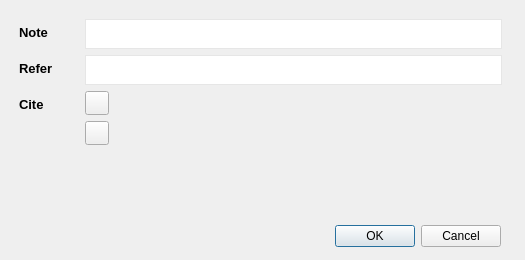
<?xml version="1.0" encoding="UTF-8"?>
<ui version="4.0">
 <class>Dialog</class>
 <widget class="QDialog" name="Dialog">
  <property name="geometry">
   <rect>
    <x>0</x>
    <y>0</y>
    <width>525</width>
    <height>260</height>
   </rect>
  </property>
  <property name="windowTitle">
   <string>Dialog</string>
  </property>
  <widget class="QDialogButtonBox" name="buttonBox">
   <property name="geometry">
    <rect>
     <x>160</x>
     <y>220</y>
     <width>341</width>
     <height>32</height>
    </rect>
   </property>
   <property name="orientation">
    <enum>Qt::Orientation::Horizontal</enum>
   </property>
   <property name="standardButtons">
    <set>QDialogButtonBox::StandardButton::Cancel|QDialogButtonBox::StandardButton::Ok</set>
   </property>
  </widget>
  <widget class="QScrollArea" name="scrollArea">
   <property name="geometry">
    <rect>
     <x>10</x>
     <y>10</y>
     <width>501</width>
     <height>211</height>
    </rect>
   </property>
   <property name="styleSheet">
    <string notr="true">QScrollArea {
    border: none;
}

QScrollBar:vertical {

}</string>
   </property>
   <property name="widgetResizable">
    <bool>true</bool>
   </property>
   <widget class="QWidget" name="scrollAreaWidgetContents">
    <property name="geometry">
     <rect>
      <x>0</x>
      <y>0</y>
      <width>501</width>
      <height>211</height>
     </rect>
    </property>
    <layout class="QVBoxLayout" name="verticalLayout_5">
     <item>
      <layout class="QHBoxLayout" name="horizontalLayout">
       <item>
        <layout class="QVBoxLayout" name="verticalLayout_2">
         <property name="spacing">
          <number>0</number>
         </property>
         <property name="sizeConstraint">
          <enum>QLayout::SizeConstraint::SetDefaultConstraint</enum>
         </property>
         <property name="topMargin">
          <number>5</number>
         </property>
         <item>
          <widget class="QLabel" name="lb_note">
           <property name="minimumSize">
            <size>
             <width>60</width>
             <height>16</height>
            </size>
           </property>
           <property name="maximumSize">
            <size>
             <width>60</width>
             <height>16</height>
            </size>
           </property>
           <property name="font">
            <font>
             <family>Arial</family>
             <pointsize>10</pointsize>
             <bold>true</bold>
            </font>
           </property>
           <property name="layoutDirection">
            <enum>Qt::LayoutDirection::LeftToRight</enum>
           </property>
           <property name="text">
            <string>Note</string>
           </property>
           <property name="alignment">
            <set>Qt::AlignmentFlag::AlignLeading|Qt::AlignmentFlag::AlignLeft|Qt::AlignmentFlag::AlignVCenter</set>
           </property>
          </widget>
         </item>
         <item>
          <spacer name="verticalSpacer">
           <property name="orientation">
            <enum>Qt::Orientation::Vertical</enum>
           </property>
           <property name="sizeType">
            <enum>QSizePolicy::Policy::Preferred</enum>
           </property>
           <property name="sizeHint" stdset="0">
            <size>
             <width>20</width>
             <height>40</height>
            </size>
           </property>
          </spacer>
         </item>
        </layout>
       </item>
       <item>
        <widget class="QPlainTextEdit" name="textedit_note">
         <property name="sizePolicy">
          <sizepolicy hsizetype="Expanding" vsizetype="Preferred">
           <horstretch>0</horstretch>
           <verstretch>0</verstretch>
          </sizepolicy>
         </property>
         <property name="minimumSize">
          <size>
           <width>0</width>
           <height>30</height>
          </size>
         </property>
         <property name="maximumSize">
          <size>
           <width>16777215</width>
           <height>30</height>
          </size>
         </property>
         <property name="font">
          <font>
           <family>Arial</family>
           <pointsize>10</pointsize>
          </font>
         </property>
         <property name="styleSheet">
          <string notr="true">QPlainTextEdit {
    border: 1px solid#e6e6e6;
    background-color: white;
}</string>
         </property>
         <property name="verticalScrollBarPolicy">
          <enum>Qt::ScrollBarPolicy::ScrollBarAlwaysOff</enum>
         </property>
         <property name="horizontalScrollBarPolicy">
          <enum>Qt::ScrollBarPolicy::ScrollBarAlwaysOff</enum>
         </property>
         <property name="plainText">
          <string/>
         </property>
        </widget>
       </item>
      </layout>
     </item>
     <item>
      <layout class="QHBoxLayout" name="horizontalLayout_2">
       <item>
        <layout class="QVBoxLayout" name="verticalLayout_3">
         <property name="spacing">
          <number>0</number>
         </property>
         <property name="sizeConstraint">
          <enum>QLayout::SizeConstraint::SetDefaultConstraint</enum>
         </property>
         <property name="topMargin">
          <number>5</number>
         </property>
         <item>
          <widget class="QLabel" name="label_5">
           <property name="minimumSize">
            <size>
             <width>60</width>
             <height>16</height>
            </size>
           </property>
           <property name="maximumSize">
            <size>
             <width>60</width>
             <height>16</height>
            </size>
           </property>
           <property name="font">
            <font>
             <family>Arial</family>
             <pointsize>10</pointsize>
             <bold>true</bold>
            </font>
           </property>
           <property name="layoutDirection">
            <enum>Qt::LayoutDirection::LeftToRight</enum>
           </property>
           <property name="text">
            <string>Refer</string>
           </property>
           <property name="alignment">
            <set>Qt::AlignmentFlag::AlignLeading|Qt::AlignmentFlag::AlignLeft|Qt::AlignmentFlag::AlignVCenter</set>
           </property>
          </widget>
         </item>
         <item>
          <spacer name="verticalSpacer_2">
           <property name="orientation">
            <enum>Qt::Orientation::Vertical</enum>
           </property>
           <property name="sizeType">
            <enum>QSizePolicy::Policy::Preferred</enum>
           </property>
           <property name="sizeHint" stdset="0">
            <size>
             <width>20</width>
             <height>40</height>
            </size>
           </property>
          </spacer>
         </item>
        </layout>
       </item>
       <item>
        <widget class="QPlainTextEdit" name="textedit_quote">
         <property name="sizePolicy">
          <sizepolicy hsizetype="Expanding" vsizetype="Preferred">
           <horstretch>0</horstretch>
           <verstretch>0</verstretch>
          </sizepolicy>
         </property>
         <property name="minimumSize">
          <size>
           <width>0</width>
           <height>30</height>
          </size>
         </property>
         <property name="maximumSize">
          <size>
           <width>16777215</width>
           <height>30</height>
          </size>
         </property>
         <property name="font">
          <font>
           <family>Arial</family>
           <pointsize>10</pointsize>
          </font>
         </property>
         <property name="styleSheet">
          <string notr="true">QPlainTextEdit {
    border: 1px solid#e6e6e6;
    background-color: white;
}</string>
         </property>
         <property name="verticalScrollBarPolicy">
          <enum>Qt::ScrollBarPolicy::ScrollBarAlwaysOff</enum>
         </property>
         <property name="horizontalScrollBarPolicy">
          <enum>Qt::ScrollBarPolicy::ScrollBarAlwaysOff</enum>
         </property>
         <property name="plainText">
          <string/>
         </property>
        </widget>
       </item>
      </layout>
     </item>
     <item>
      <layout class="QHBoxLayout" name="horizontalLayout_3">
       <item>
        <layout class="QVBoxLayout" name="verticalLayout_4">
         <property name="spacing">
          <number>0</number>
         </property>
         <property name="sizeConstraint">
          <enum>QLayout::SizeConstraint::SetDefaultConstraint</enum>
         </property>
         <property name="topMargin">
          <number>5</number>
         </property>
         <item>
          <widget class="QLabel" name="lb_cite">
           <property name="minimumSize">
            <size>
             <width>60</width>
             <height>16</height>
            </size>
           </property>
           <property name="maximumSize">
            <size>
             <width>60</width>
             <height>16</height>
            </size>
           </property>
           <property name="font">
            <font>
             <family>Arial</family>
             <pointsize>10</pointsize>
             <bold>true</bold>
            </font>
           </property>
           <property name="layoutDirection">
            <enum>Qt::LayoutDirection::LeftToRight</enum>
           </property>
           <property name="text">
            <string>Cite</string>
           </property>
           <property name="alignment">
            <set>Qt::AlignmentFlag::AlignLeading|Qt::AlignmentFlag::AlignLeft|Qt::AlignmentFlag::AlignVCenter</set>
           </property>
          </widget>
         </item>
         <item>
          <spacer name="verticalSpacer_3">
           <property name="orientation">
            <enum>Qt::Orientation::Vertical</enum>
           </property>
           <property name="sizeType">
            <enum>QSizePolicy::Policy::Expanding</enum>
           </property>
           <property name="sizeHint" stdset="0">
            <size>
             <width>20</width>
             <height>40</height>
            </size>
           </property>
          </spacer>
         </item>
        </layout>
       </item>
       <item>
        <layout class="QVBoxLayout" name="verticalLayout">
         <item>
          <widget class="QPushButton" name="btn_add">
           <property name="minimumSize">
            <size>
             <width>24</width>
             <height>24</height>
            </size>
           </property>
           <property name="maximumSize">
            <size>
             <width>24</width>
             <height>24</height>
            </size>
           </property>
           <property name="text">
            <string/>
           </property>
           <property name="icon">
            <iconset resource="res.qrc">
             <normaloff>:/icons/plus.png</normaloff>:/icons/plus.png</iconset>
           </property>
          </widget>
         </item>
         <item>
          <widget class="QPushButton" name="btn_rm">
           <property name="minimumSize">
            <size>
             <width>24</width>
             <height>24</height>
            </size>
           </property>
           <property name="maximumSize">
            <size>
             <width>24</width>
             <height>24</height>
            </size>
           </property>
           <property name="text">
            <string/>
           </property>
           <property name="icon">
            <iconset resource="res.qrc">
             <normaloff>:/icons/minus.png</normaloff>:/icons/minus.png</iconset>
           </property>
          </widget>
         </item>
         <item>
          <spacer name="verticalSpacer_4">
           <property name="orientation">
            <enum>Qt::Orientation::Vertical</enum>
           </property>
           <property name="sizeType">
            <enum>QSizePolicy::Policy::Expanding</enum>
           </property>
           <property name="sizeHint" stdset="0">
            <size>
             <width>20</width>
             <height>40</height>
            </size>
           </property>
          </spacer>
         </item>
        </layout>
       </item>
       <item>
        <widget class="QListWidget" name="list_cite">
         <property name="sizePolicy">
          <sizepolicy hsizetype="Expanding" vsizetype="Expanding">
           <horstretch>0</horstretch>
           <verstretch>0</verstretch>
          </sizepolicy>
         </property>
         <property name="minimumSize">
          <size>
           <width>0</width>
           <height>80</height>
          </size>
         </property>
         <property name="styleSheet">
          <string notr="true">QListWidget {
	background: transparent;
	border: none;
}</string>
         </property>
        </widget>
       </item>
      </layout>
     </item>
    </layout>
   </widget>
  </widget>
 </widget>
 <resources>
  <include location="res.qrc"/>
 </resources>
 <connections>
  <connection>
   <sender>buttonBox</sender>
   <signal>accepted()</signal>
   <receiver>Dialog</receiver>
   <slot>accept()</slot>
   <hints>
    <hint type="sourcelabel">
     <x>248</x>
     <y>254</y>
    </hint>
    <hint type="destinationlabel">
     <x>157</x>
     <y>274</y>
    </hint>
   </hints>
  </connection>
  <connection>
   <sender>buttonBox</sender>
   <signal>rejected()</signal>
   <receiver>Dialog</receiver>
   <slot>reject()</slot>
   <hints>
    <hint type="sourcelabel">
     <x>316</x>
     <y>260</y>
    </hint>
    <hint type="destinationlabel">
     <x>286</x>
     <y>274</y>
    </hint>
   </hints>
  </connection>
 </connections>
</ui>
